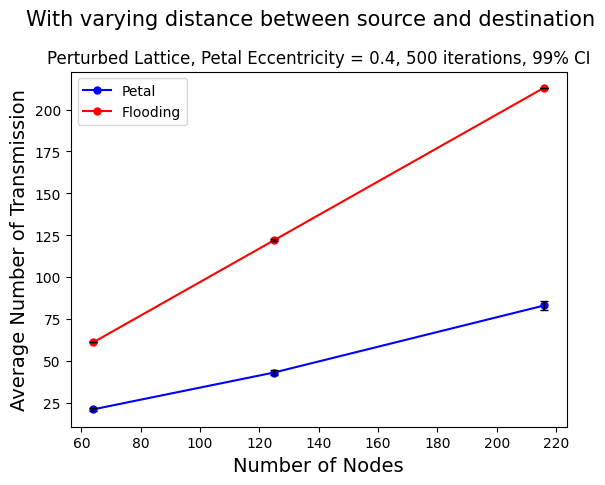

Write Python code to recreate this figure.
import matplotlib.pyplot as plt

fig, ax  = plt.subplots()
yer1=[0.73,
1.48,
2.67]

yer2=[0.04,
0.4405,
0.044
]
ax.plot([64, 125, 216],[21, 43, 83], color='blue',marker="o",markersize=5,label="Petal")

ax.errorbar([64, 125, 216],[21, 43, 83], yerr = yer1,  color='black',capsize=3,ls='none')


ax.plot([64, 125, 216],[61, 122, 213], color='red',marker="o",markersize=5,label="Flooding")
ax.errorbar([64, 125, 216],[61, 122, 213], yerr = yer2,  color='black',capsize=3,ls='none')
plt.legend(loc="upper left")
ax.set_xlabel("Number of Nodes", fontsize=14)
ax.set_ylabel("Average Number of Transmission",fontsize=14)
ax.set_title('Perturbed Lattice, Petal Eccentricity = 0.4, 500 iterations, 99% CI',loc='center', wrap=True,fontsize=12)
fig.suptitle('With varying distance between source and destination',fontsize=15,wrap=True)
plt.subplots_adjust(top=0.85)

plt.show()
fig.savefig('tx_mobility1.png',
            format='png',
            dpi=100,
            bbox_inches='tight')
